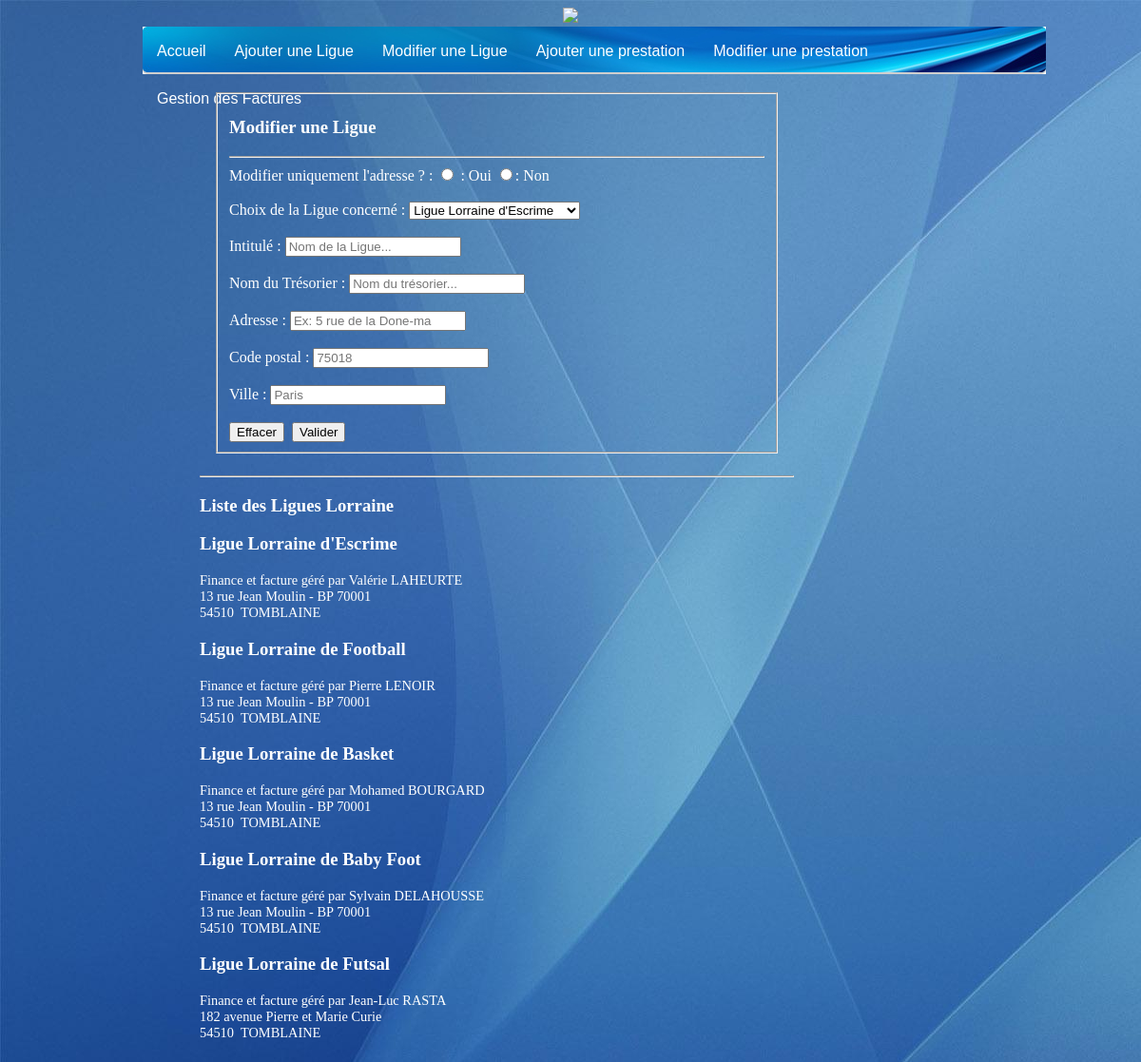
The page /modif_ligue.php on the database its author committed.
### tables this page shows
CREATE TABLE IF NOT EXISTS `ligue` (
  `numcompte` int(11) NOT NULL,
  `intitule` varchar(30) NOT NULL,
  `nomtresorier` varchar(20) NOT NULL,
  `adrue` varchar(50) NOT NULL,
  `cp` int(5) NOT NULL,
  `ville` varchar(20) NOT NULL,
  PRIMARY KEY (`numcompte`)
);

### modif_ligue.php (the view, shortened to what this page needs)
<?php require ("config.php");?>
<!DOCTYPE html>
<html>
    <head>
    <link rel="stylesheet" href="style.css" />
    </head>
    <body>
    <?php require 'header.php'; ?>
  	<section>
  		<article>
       <form action="modif_ligue.php" method="POST"><fieldset>
        <h3>Modifier une Ligue</h3><hr />
        <label>Modifier uniquement l'adresse ? : </label><input type="radio" name ="choix" value ="oui" /> : Oui <input type="radio" name ="choix" value ="non" />: Non<br/><br/>
        <label>Choix de la Ligue concerné : </label>
        <?php
            echo '<select name="listligue" style=" width: 180px;">';
            $req = $bdd->query('SELECT * FROM ligue');
            while ($recup = $req->fetch())
            {
              echo '<option>'.$recup['intitule'];
            }
              echo "</select><br/><br/>";
        ?>
        <label>Intitulé : </label><input type="text" name="intitule" maxlength="30" placeholder="Nom de la Ligue..." /><br/><br/>
        <label>Nom du Trésorier : </label><input type="text" name="nomtresorier" maxlength="20" placeholder="Nom du trésorier..." /><br/><br/>
        <label>Adresse : </label><input type="text" name="adrue" maxlength="50" placeholder="Ex: 5 rue de la Done-ma" /><br/><br/>
        <label>Code postal : </label><input type="text" name="cp" maxlength="5" placeholder="75018" /><br/><br/>
        <label>Ville : </label><input type="text" name="ville" maxlength="20" placeholder="Paris" /><br/><br/>
        <input type="reset" value="Effacer" />&nbsp;&nbsp;<input type="submit" name="valider" value="Valider" />
        </fieldset>
       </form>
      <hr/>
      <div id ="listligue">
        <h3>Liste des Ligues Lorraine</h3>
        <?php
          $listligue = $bdd->query("SELECT * FROM ligue");
          while ($donnees = $listligue->fetch())
          {
        ?>
        <h3 style=" font-color: white;"><?php echo $donnees['intitule'];?></h3>
        <p>
          Finance et facture géré par <?php echo $donnees['nomtresorier'];?><br/>
          <?php echo $donnees['adrue'];?><br/>
          <?php echo $donnees['cp'];?>&nbsp;
          <?php echo $donnees['ville'];?>
        </p>
        <?php } $listligue->closeCursor(); ?>
      </div>
  		</article>
  	</section>
    </body>
</html>

### style.css (style rules this page uses)
p { font-family: 'Bookman Old Style', 'Times New Roman', sans-serif; }
body { background: url("img/backfond.jpg"); text-align: justify; margin-left: 150px; margin-right: 150px; }
section { text-align: left; margin-left: 60px; margin-right: 200px; }
p, h1, form, label, legend #prestation_table, td, th { color: white; }
article, aside { display: inline-block; vertical-align: top; text-align: left; }
article { width: 625px; margin-right: 15px; }
article p { font-size: 0.9em; }
form { margin: auto; padding: 15px; }
input { vertical-align: left; }
h3, h4 { color: white; }

### rows shown on the page
ligue: intitule "Ligue Lorraine d'Escrime", nomtresorier "Valérie LAHEURTE", adrue "13 rue Jean Moulin - BP 70001", cp "54510", ville "TOMBLAINE"
ligue: intitule "Ligue Lorraine de Football", nomtresorier "Pierre LENOIR", adrue "13 rue Jean Moulin - BP 70001", cp "54510", ville "TOMBLAINE"
ligue: intitule "Ligue Lorraine de Basket", nomtresorier "Mohamed BOURGARD", adrue "13 rue Jean Moulin - BP 70001", cp "54510", ville "TOMBLAINE"
ligue: intitule "Ligue Lorraine de Baby Foot", nomtresorier "Sylvain DELAHOUSSE", adrue "13 rue Jean Moulin - BP 70001", cp "54510", ville "TOMBLAINE"
ligue: intitule "Ligue Lorraine de Futsal", nomtresorier "Jean-Luc RASTA", adrue "182 avenue Pierre et Marie Curie", cp "54510", ville "TOMBLAINE"

### other values the page prints
form field listligue "Ligue Lorraine d'Escrime"
